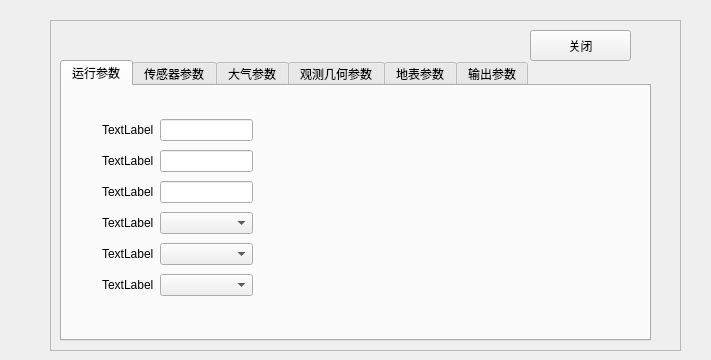
<?xml version="1.0" encoding="UTF-8"?>
<ui version="4.0">
 <class>widgettestpop</class>
 <widget class="QWidget" name="widgettestpop">
  <property name="geometry">
   <rect>
    <x>0</x>
    <y>0</y>
    <width>711</width>
    <height>360</height>
   </rect>
  </property>
  <property name="windowTitle">
   <string>testpop</string>
  </property>
  <widget class="QFrame" name="frame">
   <property name="geometry">
    <rect>
     <x>50</x>
     <y>20</y>
     <width>631</width>
     <height>331</height>
    </rect>
   </property>
   <property name="frameShape">
    <enum>QFrame::StyledPanel</enum>
   </property>
   <property name="frameShadow">
    <enum>QFrame::Raised</enum>
   </property>
   <widget class="QTabWidget" name="tabWidget">
    <property name="geometry">
     <rect>
      <x>10</x>
      <y>40</y>
      <width>591</width>
      <height>281</height>
     </rect>
    </property>
    <property name="currentIndex">
     <number>0</number>
    </property>
    <widget class="QWidget" name="tab">
     <attribute name="title">
      <string>运行参数</string>
     </attribute>
     <widget class="QWidget" name="gridLayoutWidget">
      <property name="geometry">
       <rect>
        <x>40</x>
        <y>30</y>
        <width>151</width>
        <height>188</height>
       </rect>
      </property>
      <layout class="QGridLayout" name="gridLayout">
       <item row="1" column="0">
        <widget class="QLabel" name="label_2">
         <property name="text">
          <string>TextLabel</string>
         </property>
        </widget>
       </item>
       <item row="1" column="1">
        <widget class="QLineEdit" name="lineEdit_2"/>
       </item>
       <item row="0" column="1">
        <widget class="QLineEdit" name="lineEdit"/>
       </item>
       <item row="3" column="0">
        <widget class="QLabel" name="label_4">
         <property name="text">
          <string>TextLabel</string>
         </property>
        </widget>
       </item>
       <item row="4" column="0">
        <widget class="QLabel" name="label_5">
         <property name="text">
          <string>TextLabel</string>
         </property>
        </widget>
       </item>
       <item row="0" column="0">
        <widget class="QLabel" name="label">
         <property name="text">
          <string>TextLabel</string>
         </property>
        </widget>
       </item>
       <item row="2" column="1">
        <widget class="QLineEdit" name="lineEdit_3"/>
       </item>
       <item row="2" column="0">
        <widget class="QLabel" name="label_3">
         <property name="text">
          <string>TextLabel</string>
         </property>
        </widget>
       </item>
       <item row="5" column="0">
        <widget class="QLabel" name="label_6">
         <property name="text">
          <string>TextLabel</string>
         </property>
        </widget>
       </item>
       <item row="3" column="1">
        <widget class="QComboBox" name="comboBox"/>
       </item>
       <item row="4" column="1">
        <widget class="QComboBox" name="comboBox_2"/>
       </item>
       <item row="5" column="1">
        <widget class="QComboBox" name="comboBox_3"/>
       </item>
      </layout>
     </widget>
    </widget>
    <widget class="QWidget" name="tab_2">
     <attribute name="title">
      <string>传感器参数</string>
     </attribute>
     <widget class="QWidget" name="gridLayoutWidget_2">
      <property name="geometry">
       <rect>
        <x>50</x>
        <y>30</y>
        <width>151</width>
        <height>188</height>
       </rect>
      </property>
      <layout class="QGridLayout" name="gridLayout_2">
       <item row="1" column="0">
        <widget class="QLabel" name="label_7">
         <property name="text">
          <string>TextLabel</string>
         </property>
        </widget>
       </item>
       <item row="1" column="1">
        <widget class="QLineEdit" name="lineEdit_4"/>
       </item>
       <item row="0" column="1">
        <widget class="QLineEdit" name="lineEdit_5"/>
       </item>
       <item row="3" column="0">
        <widget class="QLabel" name="label_8">
         <property name="text">
          <string>TextLabel</string>
         </property>
        </widget>
       </item>
       <item row="4" column="0">
        <widget class="QLabel" name="label_9">
         <property name="text">
          <string>TextLabel</string>
         </property>
        </widget>
       </item>
       <item row="0" column="0">
        <widget class="QLabel" name="label_10">
         <property name="text">
          <string>TextLabel</string>
         </property>
        </widget>
       </item>
       <item row="2" column="1">
        <widget class="QLineEdit" name="lineEdit_6"/>
       </item>
       <item row="2" column="0">
        <widget class="QLabel" name="label_11">
         <property name="text">
          <string>TextLabel</string>
         </property>
        </widget>
       </item>
       <item row="5" column="0">
        <widget class="QLabel" name="label_12">
         <property name="text">
          <string>TextLabel</string>
         </property>
        </widget>
       </item>
       <item row="3" column="1">
        <widget class="QComboBox" name="comboBox_4"/>
       </item>
       <item row="4" column="1">
        <widget class="QComboBox" name="comboBox_5"/>
       </item>
       <item row="5" column="1">
        <widget class="QComboBox" name="comboBox_6"/>
       </item>
      </layout>
     </widget>
    </widget>
    <widget class="QWidget" name="tab_3">
     <attribute name="title">
      <string>大气参数</string>
     </attribute>
     <widget class="QWidget" name="gridLayoutWidget_3">
      <property name="geometry">
       <rect>
        <x>190</x>
        <y>30</y>
        <width>151</width>
        <height>188</height>
       </rect>
      </property>
      <layout class="QGridLayout" name="gridLayout_3">
       <item row="1" column="0">
        <widget class="QLabel" name="label_13">
         <property name="text">
          <string>TextLabel</string>
         </property>
        </widget>
       </item>
       <item row="1" column="1">
        <widget class="QLineEdit" name="lineEdit_7"/>
       </item>
       <item row="0" column="1">
        <widget class="QLineEdit" name="lineEdit_8"/>
       </item>
       <item row="3" column="0">
        <widget class="QLabel" name="label_14">
         <property name="text">
          <string>TextLabel</string>
         </property>
        </widget>
       </item>
       <item row="4" column="0">
        <widget class="QLabel" name="label_15">
         <property name="text">
          <string>TextLabel</string>
         </property>
        </widget>
       </item>
       <item row="0" column="0">
        <widget class="QLabel" name="label_16">
         <property name="text">
          <string>TextLabel</string>
         </property>
        </widget>
       </item>
       <item row="2" column="1">
        <widget class="QLineEdit" name="lineEdit_9"/>
       </item>
       <item row="2" column="0">
        <widget class="QLabel" name="label_17">
         <property name="text">
          <string>TextLabel</string>
         </property>
        </widget>
       </item>
       <item row="5" column="0">
        <widget class="QLabel" name="label_18">
         <property name="text">
          <string>TextLabel</string>
         </property>
        </widget>
       </item>
       <item row="3" column="1">
        <widget class="QComboBox" name="comboBox_7"/>
       </item>
       <item row="4" column="1">
        <widget class="QComboBox" name="comboBox_8"/>
       </item>
       <item row="5" column="1">
        <widget class="QComboBox" name="comboBox_9"/>
       </item>
      </layout>
     </widget>
    </widget>
    <widget class="QWidget" name="tab_4">
     <attribute name="title">
      <string>观测几何参数</string>
     </attribute>
     <widget class="QWidget" name="gridLayoutWidget_4">
      <property name="geometry">
       <rect>
        <x>200</x>
        <y>30</y>
        <width>151</width>
        <height>188</height>
       </rect>
      </property>
      <layout class="QGridLayout" name="gridLayout_4">
       <item row="1" column="0">
        <widget class="QLabel" name="label_19">
         <property name="text">
          <string>TextLabel</string>
         </property>
        </widget>
       </item>
       <item row="1" column="1">
        <widget class="QLineEdit" name="lineEdit_10"/>
       </item>
       <item row="0" column="1">
        <widget class="QLineEdit" name="lineEdit_11"/>
       </item>
       <item row="3" column="0">
        <widget class="QLabel" name="label_20">
         <property name="text">
          <string>TextLabel</string>
         </property>
        </widget>
       </item>
       <item row="4" column="0">
        <widget class="QLabel" name="label_21">
         <property name="text">
          <string>TextLabel</string>
         </property>
        </widget>
       </item>
       <item row="0" column="0">
        <widget class="QLabel" name="label_22">
         <property name="text">
          <string>TextLabel</string>
         </property>
        </widget>
       </item>
       <item row="2" column="1">
        <widget class="QLineEdit" name="lineEdit_12"/>
       </item>
       <item row="2" column="0">
        <widget class="QLabel" name="label_23">
         <property name="text">
          <string>TextLabel</string>
         </property>
        </widget>
       </item>
       <item row="5" column="0">
        <widget class="QLabel" name="label_24">
         <property name="text">
          <string>TextLabel</string>
         </property>
        </widget>
       </item>
       <item row="3" column="1">
        <widget class="QComboBox" name="comboBox_10"/>
       </item>
       <item row="4" column="1">
        <widget class="QComboBox" name="comboBox_11"/>
       </item>
       <item row="5" column="1">
        <widget class="QComboBox" name="comboBox_12"/>
       </item>
      </layout>
     </widget>
    </widget>
    <widget class="QWidget" name="tab_5">
     <attribute name="title">
      <string>地表参数</string>
     </attribute>
     <widget class="QWidget" name="gridLayoutWidget_5">
      <property name="geometry">
       <rect>
        <x>200</x>
        <y>20</y>
        <width>151</width>
        <height>188</height>
       </rect>
      </property>
      <layout class="QGridLayout" name="gridLayout_5">
       <item row="1" column="0">
        <widget class="QLabel" name="label_25">
         <property name="text">
          <string>TextLabel</string>
         </property>
        </widget>
       </item>
       <item row="1" column="1">
        <widget class="QLineEdit" name="lineEdit_13"/>
       </item>
       <item row="0" column="1">
        <widget class="QLineEdit" name="lineEdit_14"/>
       </item>
       <item row="3" column="0">
        <widget class="QLabel" name="label_26">
         <property name="text">
          <string>TextLabel</string>
         </property>
        </widget>
       </item>
       <item row="4" column="0">
        <widget class="QLabel" name="label_27">
         <property name="text">
          <string>TextLabel</string>
         </property>
        </widget>
       </item>
       <item row="0" column="0">
        <widget class="QLabel" name="label_28">
         <property name="text">
          <string>TextLabel</string>
         </property>
        </widget>
       </item>
       <item row="2" column="1">
        <widget class="QLineEdit" name="lineEdit_15"/>
       </item>
       <item row="2" column="0">
        <widget class="QLabel" name="label_29">
         <property name="text">
          <string>TextLabel</string>
         </property>
        </widget>
       </item>
       <item row="5" column="0">
        <widget class="QLabel" name="label_30">
         <property name="text">
          <string>TextLabel</string>
         </property>
        </widget>
       </item>
       <item row="3" column="1">
        <widget class="QComboBox" name="comboBox_13"/>
       </item>
       <item row="4" column="1">
        <widget class="QComboBox" name="comboBox_14"/>
       </item>
       <item row="5" column="1">
        <widget class="QComboBox" name="comboBox_15"/>
       </item>
      </layout>
     </widget>
    </widget>
    <widget class="QWidget" name="tab_6">
     <attribute name="title">
      <string>输出参数</string>
     </attribute>
     <widget class="QWidget" name="gridLayoutWidget_6">
      <property name="geometry">
       <rect>
        <x>200</x>
        <y>30</y>
        <width>151</width>
        <height>188</height>
       </rect>
      </property>
      <layout class="QGridLayout" name="gridLayout_6">
       <item row="1" column="0">
        <widget class="QLabel" name="label_31">
         <property name="text">
          <string>TextLabel</string>
         </property>
        </widget>
       </item>
       <item row="1" column="1">
        <widget class="QLineEdit" name="lineEdit_16"/>
       </item>
       <item row="0" column="1">
        <widget class="QLineEdit" name="lineEdit_17"/>
       </item>
       <item row="3" column="0">
        <widget class="QLabel" name="label_32">
         <property name="text">
          <string>TextLabel</string>
         </property>
        </widget>
       </item>
       <item row="4" column="0">
        <widget class="QLabel" name="label_33">
         <property name="text">
          <string>TextLabel</string>
         </property>
        </widget>
       </item>
       <item row="0" column="0">
        <widget class="QLabel" name="label_34">
         <property name="text">
          <string>TextLabel</string>
         </property>
        </widget>
       </item>
       <item row="2" column="1">
        <widget class="QLineEdit" name="lineEdit_18"/>
       </item>
       <item row="2" column="0">
        <widget class="QLabel" name="label_35">
         <property name="text">
          <string>TextLabel</string>
         </property>
        </widget>
       </item>
       <item row="5" column="0">
        <widget class="QLabel" name="label_36">
         <property name="text">
          <string>TextLabel</string>
         </property>
        </widget>
       </item>
       <item row="3" column="1">
        <widget class="QComboBox" name="comboBox_16"/>
       </item>
       <item row="4" column="1">
        <widget class="QComboBox" name="comboBox_17"/>
       </item>
       <item row="5" column="1">
        <widget class="QComboBox" name="comboBox_18"/>
       </item>
      </layout>
     </widget>
    </widget>
   </widget>
   <widget class="QPushButton" name="pushButton_closeparameterpop">
    <property name="geometry">
     <rect>
      <x>480</x>
      <y>10</y>
      <width>101</width>
      <height>31</height>
     </rect>
    </property>
    <property name="text">
     <string>关闭</string>
    </property>
   </widget>
  </widget>
 </widget>
 <resources/>
 <connections/>
</ui>
